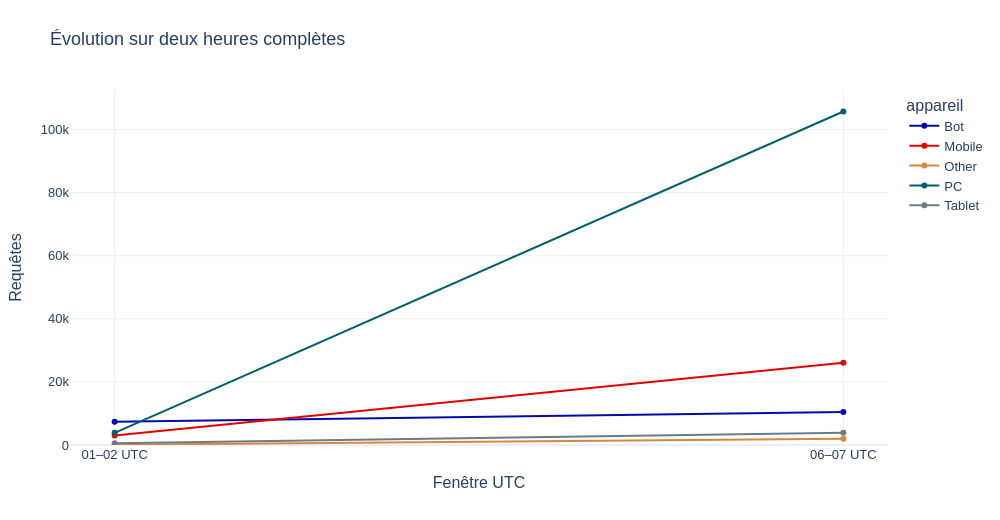

Notebook code for this chart:
### Markdown cell above
### <b><div style='padding:15px;background-color:#d8dcd6;color:#030aa7;font-size:120%;text-align: left'>Plotly</div></b>

### Code cell
ID_GRAPHIQUE = '01_05'
BIBLIOTHEQUE = 'plotly'
fig=px.line(a,x='fenetre',y='n',color='appareil',markers=True,labels={'n':'Requêtes','fenetre':'Fenêtre UTC'})
fig.update_yaxes(rangemode='tozero')
montrer_plotly(fig,'Évolution sur deux heures complètes')

### Figure 1 — Plotly figure (JSON) as saved in the notebook; plotly's stock layout.template omitted (floating-point values rounded to 4 significant figures)
{"data": [{"hovertemplate": "appareil=Bot<br>Fenêtre UTC=%{x}<br>Requêtes=%{y}<extra></extra>", "legendgroup": "Bot", "line": {"color": "#030aa7", "dash": "solid"}, "marker": {"symbol": "circle"}, "mode": "lines+markers", "name": "Bot", "orientation": "v", "showlegend": true, "type": "scatter", "x": ["01–02 UTC", "06–07 UTC"], "xaxis": "x", "y": [7355, 10443], "yaxis": "y"}, {"hovertemplate": "appareil=Mobile<br>Fenêtre UTC=%{x}<br>Requêtes=%{y}<extra></extra>", "legendgroup": "Mobile", "line": {"color": "#e50000", "dash": "solid"}, "marker": {"symbol": "circle"}, "mode": "lines+markers", "name": "Mobile", "orientation": "v", "showlegend": true, "type": "scatter", "x": ["01–02 UTC", "06–07 UTC"], "xaxis": "x", "y": [3032, 26108], "yaxis": "y"}, {"hovertemplate": "appareil=Other<br>Fenêtre UTC=%{x}<br>Requêtes=%{y}<extra></extra>", "legendgroup": "Other", "line": {"color": "#d8863b", "dash": "solid"}, "marker": {"symbol": "circle"}, "mode": "lines+markers", "name": "Other", "orientation": "v", "showlegend": true, "type": "scatter", "x": ["01–02 UTC", "06–07 UTC"], "xaxis": "x", "y": [95, 1987], "yaxis": "y"}, {"hovertemplate": "appareil=PC<br>Fenêtre UTC=%{x}<br>Requêtes=%{y}<extra></extra>", "legendgroup": "PC", "line": {"color": "#005f6a", "dash": "solid"}, "marker": {"symbol": "circle"}, "mode": "lines+markers", "name": "PC", "orientation": "v", "showlegend": true, "type": "scatter", "x": ["01–02 UTC", "06–07 UTC"], "xaxis": "x", "y": [3863, 105718], "yaxis": "y"}, {"hovertemplate": "appareil=Tablet<br>Fenêtre UTC=%{x}<br>Requêtes=%{y}<extra></extra>", "legendgroup": "Tablet", "line": {"color": "#6b7c85", "dash": "solid"}, "marker": {"symbol": "circle"}, "mode": "lines+markers", "name": "Tablet", "orientation": "v", "showlegend": true, "type": "scatter", "x": ["01–02 UTC", "06–07 UTC"], "xaxis": "x", "y": [570, 3898], "yaxis": "y"}], "layout": {"font": {"family": "Arial", "size": 13}, "height": 520, "legend": {"title": {"text": "appareil"}, "tracegroupgap": 0}, "margin": {"b": 75, "l": 70, "r": 45, "t": 90}, "title": {"text": "Évolution sur deux heures complètes"}, "width": 1000, "xaxis": {"anchor": "y", "domain": [0, 1], "title": {"text": "Fenêtre UTC"}}, "yaxis": {"anchor": "x", "domain": [0, 1], "rangemode": "tozero", "title": {"text": "Requêtes"}}}}
